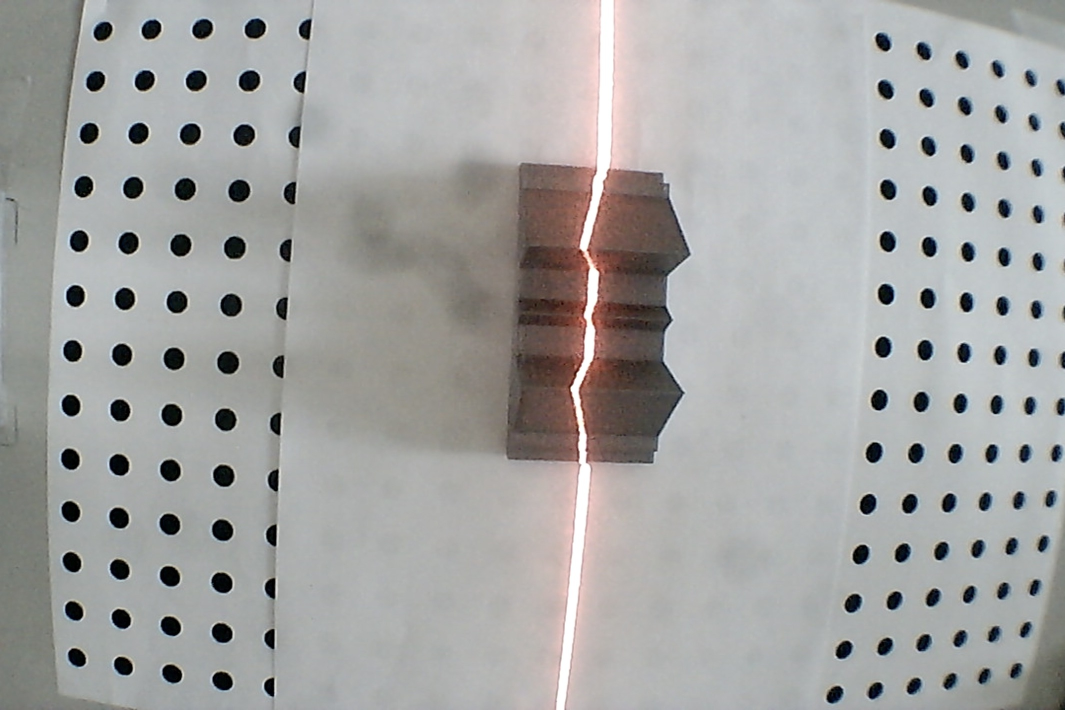
#> input picture images/oggetto/30o34.jpg, 2130 x 1420 px (shown at 1/2 size)
$ jupyter execute --allow-errors 02_lama_di_luce.ipynb
#> lines starting #> are read from the running program, lines starting #| are printed output that depends on the picture; after the words box and inside, x2 and y2 are one past the last pixel; in counts of white or black regions, pixels touching at a corner belong together
### src/lightsheet3d/laser.py
import cv2 as cv
import numpy as np
from scipy.ndimage import gaussian_filter


def _stripe_runs(img_bgr, threshold, min_area):
    """(gray, [(row, start, end)]): the longest saturated run of the sheet in each row.

    The core of the sheet is saturated on all channels, whereas light paper has high R but lower G and B:
    min(B, G, R) is used. Small connected components (reflections) are discarded.
    """
    gray = img_bgr.min(axis=2)
    _, labels, stats, _ = cv.connectedComponentsWithStats((gray >= threshold).astype(np.uint8), connectivity=8)
    keep = np.flatnonzero(stats[:, cv.CC_STAT_AREA] >= min_area)
    mask = np.isin(labels, keep[keep != 0])
    runs = []
    for row in np.flatnonzero(mask.any(axis=1)):
        cols = np.flatnonzero(mask[row])
        run = max(np.split(cols, np.flatnonzero(np.diff(cols) > 1) + 1), key=len)
        runs.append((row, run[0], run[-1]))
    return gray, runs


def _weighted_centroid(gray, row, start, end, margin):
    """Column of the intensity-weighted centroid over the saturated run [start, end] plus `margin` pixels on each side."""
    window = np.arange(max(start - margin, 0), min(end + margin + 1, gray.shape[1]))
    weight = gray[row, window].astype(np.float64)
    weight -= weight.min()
    return (weight * window).sum() / weight.sum() if weight.sum() else (start + end) / 2


def laser_centroids(img_bgr, threshold=235, min_area=200, margin=2):
    """Centroid of the sheet for each row, in pixels (column, row), without interpolating.

    The centroid is weighted by intensity over the saturated core plus `margin` pixels on each side, so the
    blurred edges give the sub-pixel position. Rows without the sheet produce no points.
    """
    gray, runs = _stripe_runs(img_bgr, threshold, min_area)
    points = [(_weighted_centroid(gray, row, start, end, margin), row) for row, start, end in runs]
    return np.array(points, np.float64).reshape(-1, 2)


# [49 lines left out: function laser_steger, not called in this run]


EXTRACTORS = {"centroid": laser_centroids, "steger": laser_steger}

### src/lightsheet3d/pipeline.py
"""From raw images to measurements: camera calibration, sheet plane, scan."""
from dataclasses import dataclass
from pathlib import Path

import cv2 as cv
import numpy as np

from .calibration import CameraModel, fit_camera_robust
from .grid import build_object_points, find_first_valid_circles_grid, orient_grid
from .laser import laser_centroids
from .lightplane import fit_plane, ray_plane_point, triangulate

Z_BASE = 50          # mm, height of the support base
Z_STEP = 10          # mm per unit of the number in the file name
PATTERN_MAX = (21, 14)  # maximum columns, rows of the circle grid
PATTERN_MIN = 9
PLATE_Z = 350        # mm, plane the solids rest on ("30..." images)


def z_from_name(path):
    """z (mm) from the file name, for example 27l.jpg -> 27 * 10 + 50."""
    return int(Path(path).name[:2]) * Z_STEP + Z_BASE


@dataclass(frozen=True)
class CameraCalibration:
    model: CameraModel
    world: np.ndarray     # (n, 3) object points of all views
    image: np.ndarray     # (n, 2) measured centres, raw pixels
    view_ids: np.ndarray  # (n,) z of the view of each point
    skipped: tuple        # files without a pattern or without a recognisable origin
    inliers: np.ndarray   # (n,) False for the centres discarded as wrong before the final fit


def calibrate_camera(target_dir, z_max=PLATE_Z, pitch=20.0, image_size=(2130, 1420), z_of=z_from_name,
                     pattern_max=PATTERN_MAX, pattern_min=PATTERN_MIN):
    """Camera model from the calibration masters with z <= z_max (views beyond the main master
    are not used: the setup moved between shots)."""
    world, image, view_ids, skipped = [], [], [], []
    for path in sorted(Path(target_dir).glob("*.jpg")):
        z = z_of(path)
        if z > z_max:
            continue
        gray = cv.imread(str(path), cv.IMREAD_GRAYSCALE)
        pattern, centers = find_first_valid_circles_grid(gray, *pattern_max, min_size=pattern_min)
        try:
            centers, origin = orient_grid(gray, pattern, centers) if pattern else (None, None)
        except ValueError:
            origin = None
        if origin is None:
            skipped.append(path.name)
            continue
        world.append(build_object_points(pattern, origin, pitch, z))
        image.append(centers)
        view_ids += [z] * len(centers)
    world, image, view_ids = np.vstack(world), np.vstack(image), np.array(view_ids)
    model, inliers = fit_camera_robust(world, image, view_ids, image_size, reference_view=z_max)
    return CameraCalibration(model, world, image, view_ids, tuple(skipped), inliers)


@dataclass(frozen=True)
class LightPlaneCalibration:
    plane: np.ndarray          # (A, B, C) of z = A x + B y + C, fitted on the calibration points only
    points: np.ndarray         # (n, 3) points of the sheet in object space
    is_validation: np.ndarray  # (n,) True for the points excluded from the fit
    view_ids: np.ndarray       # (n,) nominal height (from the file name) of the view of each point


# [21 lines left out: functions calibrate_light_plane, scan_points, not called in this run]

### notebooks/02_lama_di_luce.ipynb
# 2 · Calibrazione del piano della lama di luce

Con la lama proiettata sul master a `z` noto, ogni pixel del baricentro della lama si porta nello spazio oggetto intersecando il suo raggio con il piano `z = costante` (modello di camera del notebook 1). I punti di tutte le viste giacciono sul piano della lama, che si stima ai minimi quadrati: `z = A·x + B·y + C`.

[cell 1]
from pathlib import Path

import cv2 as cv
import matplotlib.pyplot as plt
import numpy as np

ROOT = Path.cwd().resolve().parent if Path.cwd().name == "notebooks" else Path.cwd()
IMAGES, FIGURES = ROOT / "images", ROOT / "docs" / "figures"
FIGURES.mkdir(parents=True, exist_ok=True)
plt.rcParams.update({"figure.dpi": 110, "axes.grid": True, "grid.alpha": 0.3})

from lightsheet3d.laser import laser_centroids
from lightsheet3d.lightplane import fit_plane, plane_errors
from lightsheet3d.pipeline import calibrate_camera, calibrate_light_plane

## Estrazione della lama

Il nucleo della lama è saturo su tutti i canali, mentre la carta chiara ha il rosso alto ma verde e blu più bassi: si usa `min(B, G, R) ≥ 235`, si scartano le componenti piccole (riflessi) e si calcola il baricentro di ogni riga. Le righe senza lama non producono punti (nessuna interpolazione).

[cell 2]
img = cv.imread(str(IMAGES / "oggetto" / "30o34.jpg"))
#> img is the input picture: shape (1420, 2130, 3); mean B, G, R 162.4, 163.5, 163.4
uv = laser_centroids(img)
#> in _stripe_runs, `gray = img_bgr.min(axis=2)`:
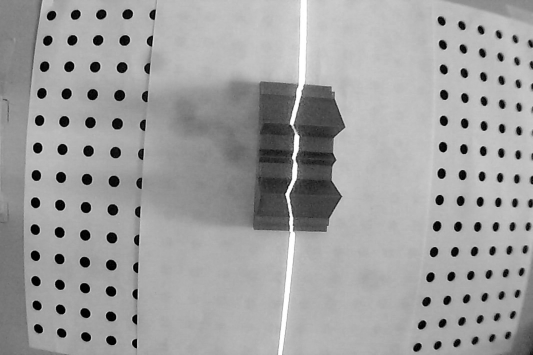
#> gray: shape (1420, 2130) (shown at 1/4 size); min 0, max 255, mean 159.1
#> in _stripe_runs, `_, labels, stats, _ = cv.connectedComponentsWithStats((gray >= thresho..`:
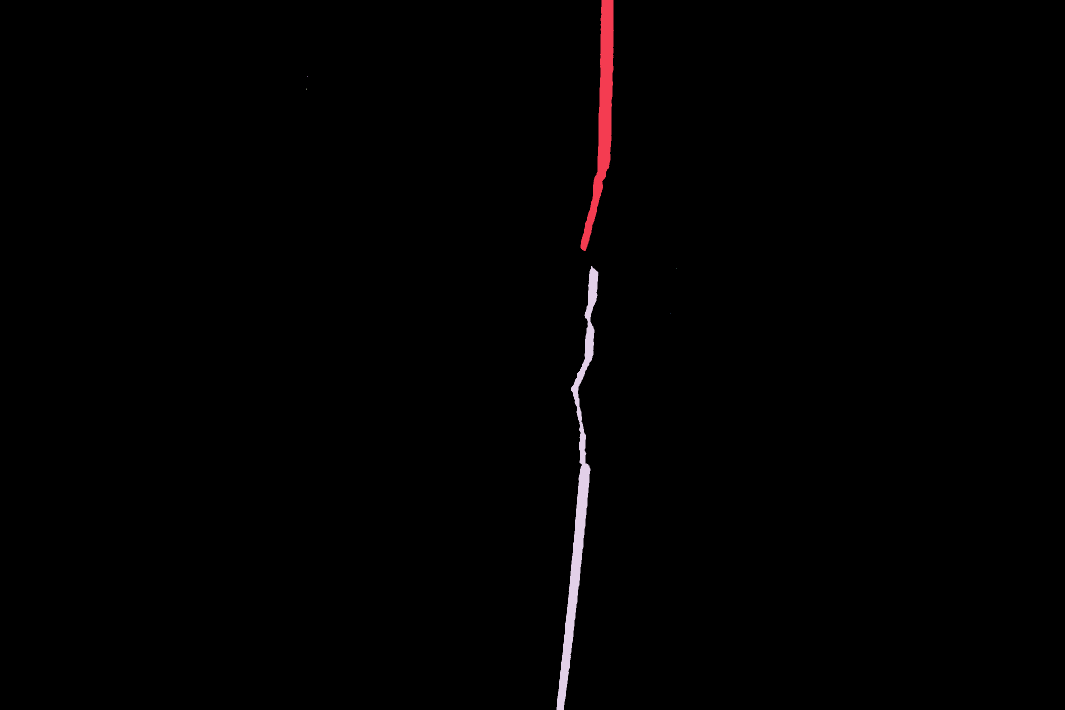
#> labels: shape (1420, 2130) int32 (shown at 1/2 size); 7 distinct labels, from 0 to 6; one colour per label, 0 black
#> in _stripe_runs, `_, labels, stats, _ = cv.connectedComponentsWithStats((gray >= thresho..`: stats = [[0, 0, 2130, 1420, 2999108], [1161, 0, 67, 502, 11190], [614, 152, 1, 2, 2], [612, 177, 1, 3, 3], [1113, 532, 84, 888, 14295], [1353, 537, 1, 1, 1], [1341, 626, 1, 1, 1]]
#> in _stripe_runs, `keep = np.flatnonzero(stats[:, cv.CC_STAT_AREA] >= min_area)`: keep = [0, 1, 4]
#> in _stripe_runs, `mask = np.isin(labels, keep[keep != 0])`:
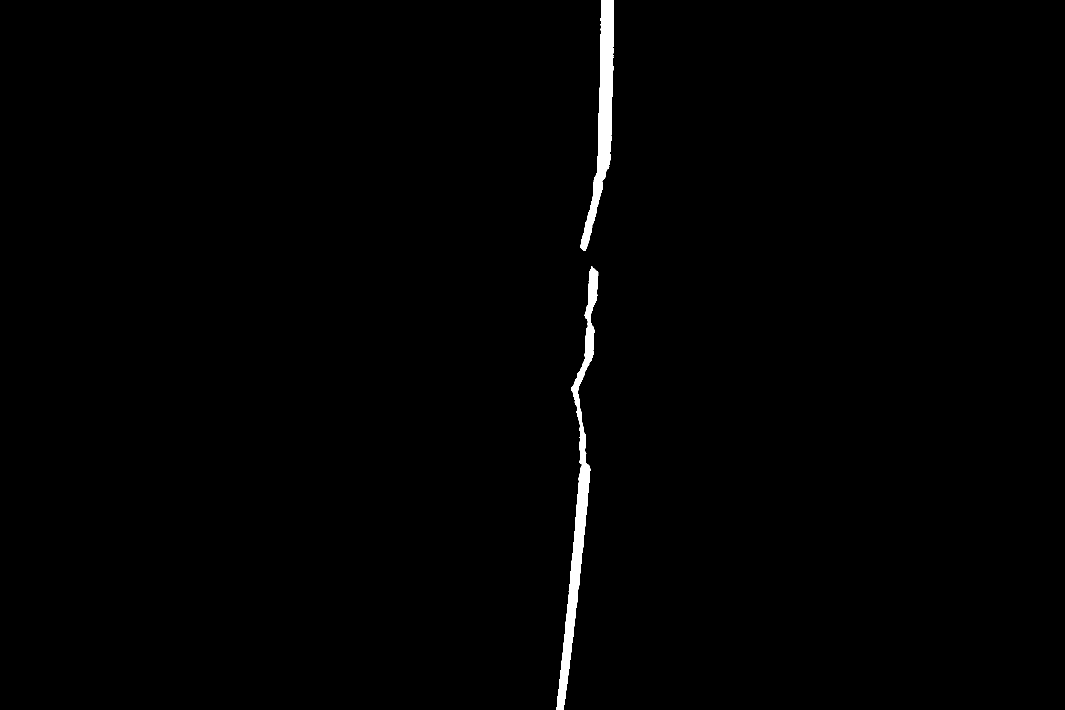
#> mask: shape (1420, 2130) bool (shown at 1/2 size); 0.84% white; 2 white regions, box (x1, y1, x2, y2) and area: (1113, 532, 1197, 1420) 14295, (1161, 0, 1228, 502) 11190
#> after the loop in _stripe_runs, `for row in np.flatnonzero(mask.any(axis=1)):`: runs = 1390 items, first 6: (0, 1203, 1226), (1, 1203, 1226), (2, 1203, 1226), (3, 1203, 1226), (4, 1203, 1226), (5, 1203, 1226)
#> in _weighted_centroid, `weight = gray[row, window].astype(np.float64)`: weight = 28 values, max 255 at index 7, min 190 at index 0, mean 246.5
#> in _weighted_centroid, `weight -= weight.min()`: weight = 28 values, max 65 at index 7, min 0 at index 0, mean 56.54
#> in laser_centroids, `points = [(_weighted_centroid(gray, row, start, end, margin), row) for..`: points = 1390 pairs, first value 1120 to 1214.5, second value 0 to 1419
#> uv has the same summary as points in laser_centroids
print(f"{len(uv)} righe con lama su {img.shape[0]}")
#| 1390 righe con lama su 1420

x0, x1, y0, y1 = 1000, 1500, 150, 1250
fig, ax = plt.subplots(figsize=(5, 6))
ax.imshow(cv.cvtColor(img, cv.COLOR_BGR2RGB)[y0:y1, x0:x1], extent=(x0, x1, y1, y0))
ax.plot(*uv.T, "c.", ms=1.5, label="baricentro per riga")
ax.set(xlim=(x0, x1), ylim=(y1, y0), xlabel="u (pixel)", ylabel="v (pixel)", title="Lama sul solido (ritaglio)")
ax.grid(False); ax.legend(loc="lower left")
fig.savefig(FIGURES / "02_estrazione_lama.png", bbox_inches="tight")
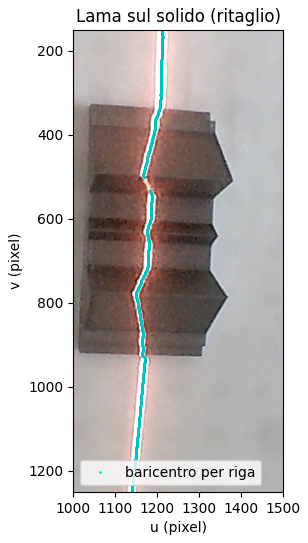
#> figure drawn by matplotlib, 1 panel

## Piano e validazione

#> (a cell that did not finish here is left out)

lp = calibrate_light_plane(IMAGES / "lama", camera.model)
A, B, C = lp.plane
cal, val = lp.points[~lp.is_validation], lp.points[lp.is_validation]
rms = lambda p: np.sqrt((plane_errors(lp.plane, p) ** 2).mean())
print(f"piano: z = {A:.3f}·x + {B:.4f}·y + {C:.1f}")
print(f"punti: {len(cal)} di calibrazione, {len(val)} di validazione (10%, scelti a caso)")
print(f"scarto ortogonale dal piano: calibrazione rms {rms(cal):.3f} mm | validazione rms {rms(val):.3f} mm | validazione max {np.abs(plane_errors(lp.plane, val)).max():.2f} mm")

print("\nvalidazione più severa: si esclude un'intera vista (z) e si ricalcola il piano sulle altre")
for z in np.unique(lp.points[:, 2]):
    m = lp.points[:, 2] == z
    e = plane_errors(fit_plane(lp.points[~m]), lp.points[m])
    print(f"  fuori z = {z:.0f} mm: rms {np.sqrt((e**2).mean()):.2f} mm")

[cell 4]
fig = plt.figure(figsize=(8, 6))
ax = fig.add_subplot(projection="3d")
sub = slice(None, None, 6)
#> (the rest of this cell did not finish here and is left out)

**Lettura.** Lo scarto sui punti esclusi (~0.5 mm) coincide con quello di calibrazione. Escludendo un'intera vista l'errore varia da ~0.1 a ~1.1 mm: è l'ordine di grandezza dell'incertezza sulla quota. Usando anche le viste con `z > 350 mm` (oltre il master principale) l'errore sale (rms ~0.95 mm) e la base di appoggio risulta traslata di ~10 mm, per questo sono escluse.

$ run again, with images/oggetto/30o10.jpg copied over images/oggetto/30o34.jpg
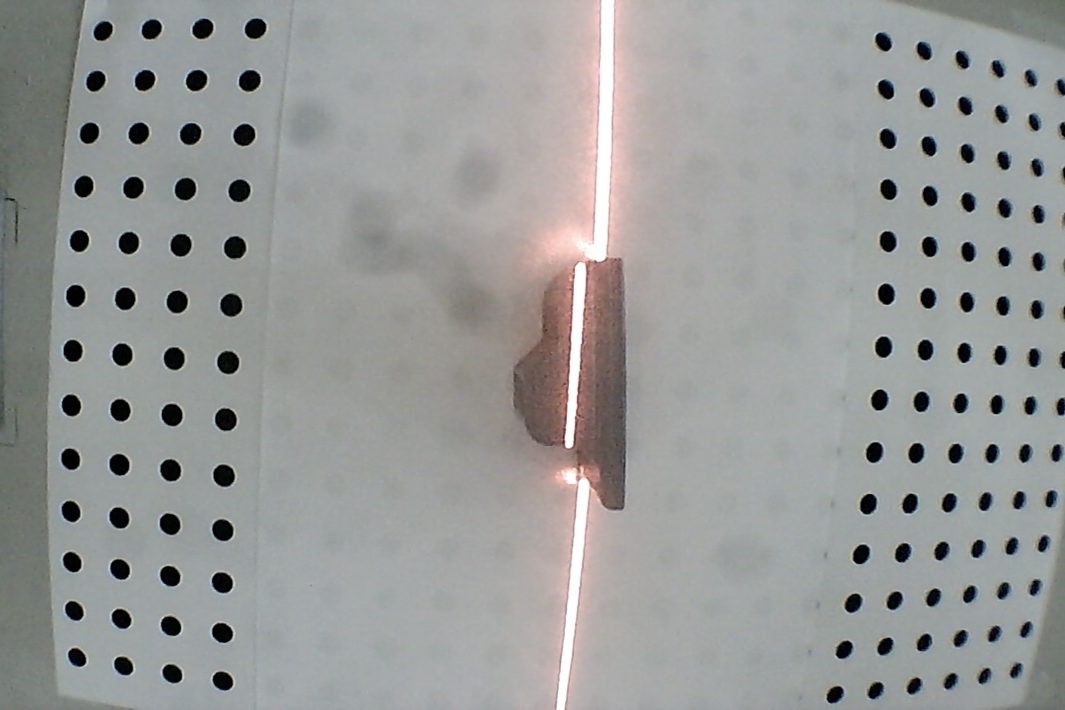
#> input picture images/oggetto/30o10.jpg, 2130 x 1420 px (shown at 1/2 size)
#> img is the input picture: shape (1420, 2130, 3); mean B, G, R 151.9, 153.4, 151.9
#> labels: shape (1420, 2130) int32; 6 distinct labels, from 0 to 5
#> stats = [[0, 0, 2130, 1420, 2995742], [1154, 0, 74, 522, 13508], [1166, 499, 2, 1, 2], [1130, 525, 41, 370, 6473], [1130, 943, 23, 24, 390], [1114, 957, 65, 463, 8485]]
#> keep = [0, 1, 3, 4, 5]
#> in _stripe_runs, `mask = np.isin(labels, keep[keep != 0])`:
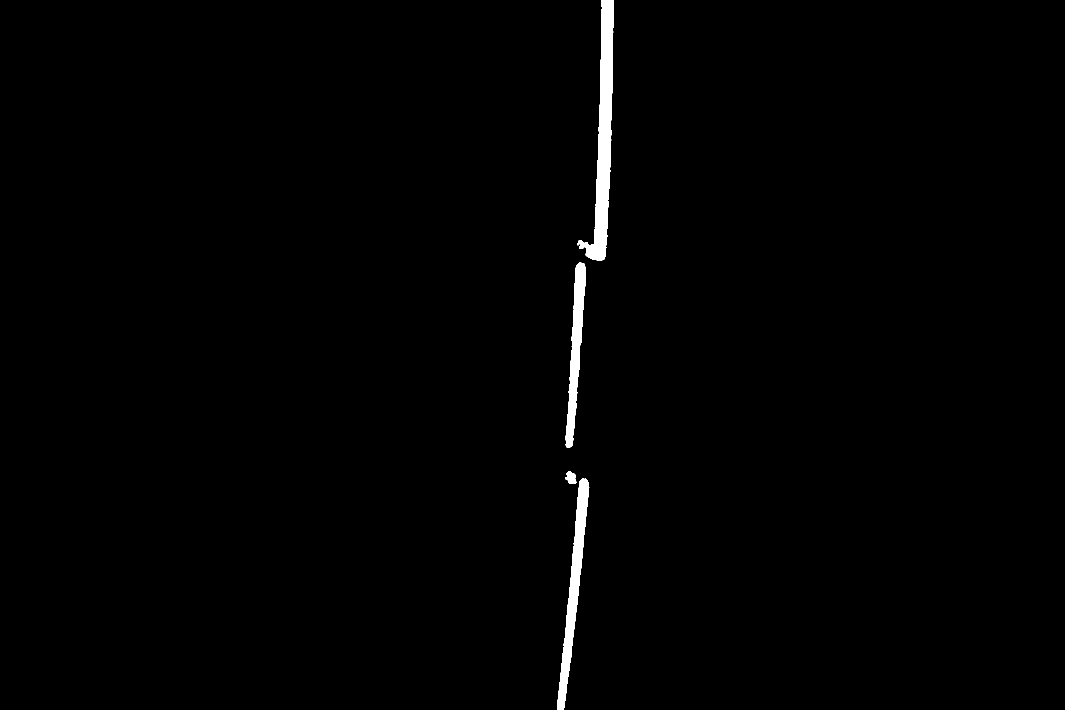
#> mask: shape (1420, 2130) bool (shown at 1/2 size); 0.95% white; 4 white regions, box (x1, y1, x2, y2) and area: (1154, 0, 1228, 522) 13508, (1114, 957, 1179, 1420) 8485, (1130, 525, 1171, 895) 6473, (1130, 943, 1153, 967) 390
#> after the loop in _stripe_runs, `for row in np.flatnonzero(mask.any(axis=1)):`: runs = 1369 items, first 6: (0, 1203, 1227), (1, 1203, 1227), (2, 1203, 1227), (3, 1203, 1227), (4, 1203, 1227), (5, 1203, 1227)
#> in _weighted_centroid, `weight = gray[row, window].astype(np.float64)`: weight = 29 values, max 255 at index 5, min 161 at index 0, mean 244.2
#> in _weighted_centroid, `weight -= weight.min()`: weight = 29 values, max 94 at index 5, min 0 at index 0, mean 83.17
#> points = 1369 pairs, first value 1120.6 to 1215.4, second value 0 to 1419
#> uv has the same summary as points in laser_centroids
#| 1369 righe con lama su 1420
#> `fig.savefig(FIGURES / "02_estrazione_lama.png", bbox_inches="tight")`:
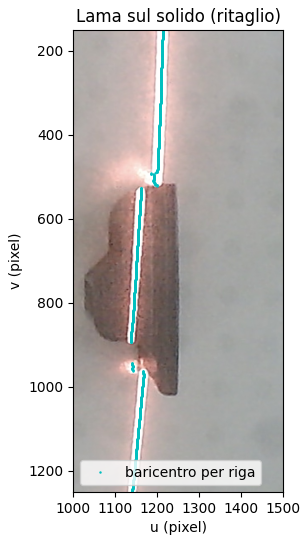
#> figure drawn by matplotlib, 1 panel
